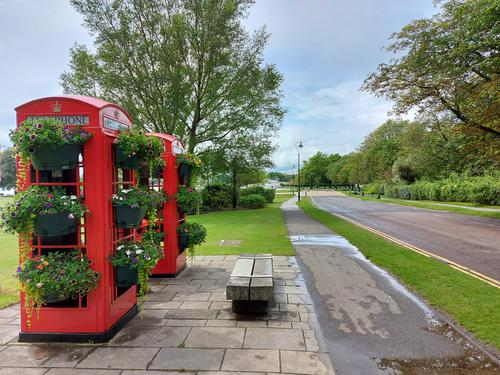
#> input picture images/500-375.jpg, 500 x 375 px
$ python images.py --file images/500-375.jpg   (older library calls are emulated)
#> lines starting #> are read from the running program, lines starting #| are printed output that depends on the picture
#!/usr/bin/env python3
# General purpose libs
import sys
import os

# Used to read the arguments passed using the CLI
import argparse

# Used for Image Scaling
from PIL import Image, ExifTags
from PIL.ExifTags import GPSTAGS

# Used for rendering the html output file.  Jinja2 is used under the hood of Flask, and as it does a nice job, we'll use it again here.
import jinja2

# Used to display the web browser window.
from webbrowser import open_new_tab

def reduceColourDepth(passedInput, passedOutput, passedPaletteData, passedMultipler):
  #Create a reduced colour palette
  palimage = Image.new('P', (16, 16))
  palimage.putpalette(passedPaletteData * passedMultipler)

  #Open the image that we'll be working with
  oldimage = Image.open(passedInput)
  newimage = oldimage.quantize(palette=palimage, dither=True)  #.convert('RGB')

  #Save the new file as a PNG - this will give a more realistic difference in the resultant file sizes.
  newimage.save(passedOutput, format="png")

  returnedValuesWidth = newimage.size[0]
  returnedValuesHeight = newimage.size[1]
  returnedValuesFileSize = os.path.getsize(passedOutput)

  # Close the images
  palimage.close
  oldimage.close
  newimage.close

  return os.path.basename(passedOutput), returnedValuesFileSize, returnedValuesWidth, returnedValuesHeight


def scaleImage(passedInput, passedOutput, width=None, height=None, createFilename=False):
  #Open the image that we'll be working with and get it's existing height and width
  image = Image.open(passedInput)
  w, h = image.size

  # You can specify the width and/or height that you want to scale the image down to
  if width and height:
    max_size = (width, height)
  elif width:
    max_size = (width, h)
  elif height:
    max_size = (w, height)
  else:
    # No width or height specified
    sys.exit("Width or height required!")

  #Now resize the image.  Using the Image.ANTIALIAS flag applies a high quality downsampling filter which results in a better image.
  image.thumbnail(max_size, Image.ANTIALIAS)

  #If we've been asked to (by the setting of createFilename) create the new filename based on the NEW height and width
  if createFilename:
    createdFilename = str(image.size[0]) + "-" + str(image.size[1]) + ".jpg"
    image.save(os.path.join(os.getcwd(), passedOutput, createdFilename))
  else:
    createdFilename = passedOutput
    image.save(passedOutput)

  # Assign Return Values
  returnedValuesWidth = image.size[0]
  returnedValuesHeight = image.size[1]
  returnedValuesFileSize = os.path.getsize(os.path.join(os.getcwd(), passedOutput, createdFilename))

  # Close the image
  image.close

  return createdFilename, returnedValuesFileSize, returnedValuesWidth, returnedValuesHeight


def createDifferentResolutions(passedInput, passedPath):
  # First up, we've created a list of maximum widths that we'd like to create
  widthRanges = (100, 500, 1000, 1500)
  createdImages = {}

  # For each fo those, create a new smaller version of the file using the scaleImage function
  for currentWidth in widthRanges:
    retdFilename, retdFileSize, retdW, retdH = scaleImage(passedInput=passedInput,passedOutput=passedPath,width=currentWidth, createFilename=True)
#> in scaleImage, image is the input picture: PIL image 500x375 RGB; mean R, G, B 128, 126.3, 109.5
#> in scaleImage, `image.thumbnail(max_size, Image.ANTIALIAS)`:
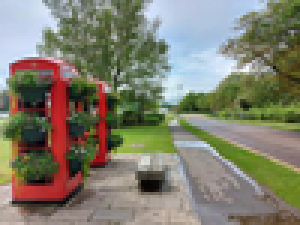
#> image: PIL image 100x75 RGB (shown 3 times larger); mean R, G, B 128.2, 126.5, 109.6
#> retdFilename = '100-75.jpg'; retdFileSize = 3017; retdW = 100; retdH = 75

    createdImages[currentWidth] = {'filename': retdFilename,'filesize': retdFileSize,'width': retdW,'height': retdH}
  return createdImages


def createDifferentColourDepths(passedInput, passedPath):
  tempfilename = os.path.join(os.getcwd(), passedPath, passedInput)
  createdImages = {}

  # This colour palette has only black and white - only one bit per pixel.
  palettedata_1bit = [0,0,0, 255,255,255]

  # 2-bit greyscale, a monochrome 4 colour palette with black, white, dark and then light grey - two bits per pixel.
  palettedata_2bit = [0,0,0, 255,255,255, 102,102,102, 176,176,176]

  # 3-bit, 8 colour palette that has black, white, the three RGB primary colours (red, green and blue) and the correspondent complementary cyan, magenta and yellow.
  palettedata_3bit = [0,0,0, 255,255,255, 255,0,0, 0,255,0, 0,0,255, 255,255,0, 0,255,255, 255,0,255]

  # 4-bit, 16 monocrhome palette that is here just to show how less minimal colour monochrome palettes work
  palettedata_4bit_mono = [0,0,0, 24,24,24, 40,40,40, 56,56,56, 71,71,71, 86,86,86, 100,100,100, 113,113,113, 126,126,126, 140,140,140, 155,155,155, 171,171,171, 189,189,189, 209,209,209, 231,231,231, 255,255,255]

  # 4-bit, 16 colour palette that has many of the colours taken from an early version of Windows.
  palettedata_4bit = [0,0,0, 0,85,0, 0,170,0, 0,255,0, 0,0,255, 0,85,255, 0,170,255, 0,255,255, 255,0,0, 255,85,0, 255,170,0, 255,255,0, 255,0,255, 255,85,255, 255,170,255, 255,255,255]

  # 5-bit, 32 colour palette that I have implemented from the following URL: https://lospec.com/palette-list/cheerful-32
  palettedata_5bit = [14,17,18, 43,45,51, 76,80,89, 138,147,153, 194,201,204, 255,249,242, 102,204,255, 46,138,230, 31,72,153, 23,32,77, 15,77,56, 15,153,49, 22,217,22, 140,255,25, 255,255,77, 255,213,0, 242,121,0, 230,35,0, 179,0,30, 128,13,32, 89,9,36, 51,10,51, 102,10,71, 191,0,111, 255,51,153, 255,128,149, 255,187,153, 230,138,92, 179,83,36, 107,43,21, 64,21,13, 43,15,15]

  # 6-bit, 64 colour palette that I have implemented from the following URL: https://lospec.com/palette-list/endesga-64
  palettedata_6bit = [255,0,64, 19,19,19, 27,27,27, 39,39,39, 61,61,61, 93,93,93, 133,133,133, 180,180,180, 255,255,255, 199,207,221, 146,161,185, 101,115,146, 66,76,110, 42,47,78, 26,25,50, 14,7,27, 28,18,28, 57,31,33, 93,44,40, 138,72,54, 191,111,74, 230,155,105, 246,203,159, 249,230,207, 237,172,80, 224,115,56, 198,68,36, 142,37,29, 255,81,0, 237,118,20, 255,161,20, 255,201,37, 255,235,87, 210,252,126, 154,230,95, 91,197,79, 51,152,75, 30,111,80, 19,76,76, 12,46,68, 0,56,109, 0,105,170, 0,150,220, 0,203,249, 12,243,255, 148,253,255, 253,210,237, 243,137,245, 218,63,253, 121,9,250, 49,3,217, 12,2,147, 3,25,63, 59,20,67, 98,36,97, 147,56,142, 202,82,200, 200,80,134, 246,129,135, 245,85,93, 234,50,60, 196,36,47, 137,30,42, 87,28,39]

  # Create a list for the Fot loop to iterate through.
  colourRanges = [
                    ['1-bit, 2 colour pallette.', 128, tempfilename.replace(".jpg", "-1bit.png"), palettedata_1bit],
                    ['2-bit, 4 colour palette (greyscale).', 64, tempfilename.replace(".jpg", "-2bit.png"), palettedata_2bit],
                    ['3-bit, 8 colour palette.', 32, tempfilename.replace(".jpg", "-3bit.png"), palettedata_3bit],
                    ['4-bit, 16 colour palette.', 16, tempfilename.replace(".jpg", "-4bit.png"), palettedata_4bit],
                    ['4-bit, 16 palette (greyscale).', 16, tempfilename.replace(".jpg", "-4bit-mono.png"), palettedata_4bit_mono],
                    ['5-bit, 32 colour palette.', 8, tempfilename.replace(".jpg", "-5bit.png"), palettedata_5bit],
                    ['6-bit, 64 colour palette.', 4, tempfilename.replace(".jpg", "6-bit.png"), palettedata_6bit]
           ]

  for eachColour in colourRanges:
    retdFilename, retdFileSize, retdW, retdH = reduceColourDepth(tempfilename, eachColour[2], eachColour[3], eachColour[1])
    createdImages[eachColour[0]] = {'filename': retdFilename,'filesize': retdFileSize,'width': retdW,'height': retdH}

  #Add an extra for the original file at end of the list.
  createdImages['24-bit, 16.7 million colour palette.'] = {'filename': tempfilename,'filesize': os.path.getsize(tempfilename),'width': 500,'height': 375}

  return  createdImages


def extractMetaData(passedInput):
  img = Image.open(os.path.join(os.getcwd(), passedInput))
  img_exif = img.getexif()

  exifData = {}
  for tag, value in img_exif.items():
    decodedTag = ExifTags.TAGS.get(tag, tag)
    exifData[decodedTag] = value

  return exifData


def createHTML(passedHtmlPath, passedHtmlFile, passedHtmlTemplate, passedFilename, passedResolutions, passedColourDepths, passedMetaData):

  with open(os.path.join(passedHtmlPath,passedHtmlFile), 'w+', encoding='utf-8') as outputFile:
    title = "Data Representation"
    subs = jinja2.Environment(
                  loader=jinja2.FileSystemLoader('./')
                  ).get_template(passedHtmlTemplate).render(title=title,filename=passedFilename,metadata=passedMetaData,colourdepths=passedColourDepths,resolutions=passedResolutions)

    outputFile.write(subs)

    return passedHtmlFile


# Allow the user to any options via a CLI argument.
parser = argparse.ArgumentParser(description='')
parser.add_argument("--file", default="poole-park.jpg", type=str, help="Input filename - default = poole-park.jpg.")
parser.add_argument("--path", default="images", type=str, help="Output file path - default = images.")
parser.add_argument("--out", default="index.html", type=str, help="Output file - default = index.html.")
parser.add_argument("--template", default="template.html", type=str, help="Output file template file - default = template.html.")

args = parser.parse_args()

if __name__ == '__main__':

  # Create different pixel resolutions of the file.
  createdDifferentResolutions = createDifferentResolutions(args.file, args.path)
#> createdDifferentResolutions = 4 items

  # Create different colour depth versions of the medium size image
  createdDifferentColourDepths = createDifferentColourDepths("500-375.jpg", args.path)
#> in reduceColourDepth, `palimage = Image.new('P', (16, 16))`: palimage: PIL image 16x16 P; every value is 0
#> in reduceColourDepth, `newimage = oldimage.quantize(palette=palimage, dither=True)  #.convert..`:
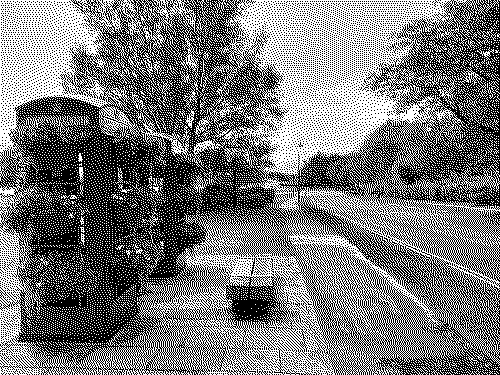
#> newimage: PIL image 500x375 P; 47.4% white in thin lines or dots
#> createdDifferentColourDepths = 8 items

  # Extract some (interesting) metadata from the original file.
  createdMetaData = extractMetaData(args.file)
#> after the loop in extractMetaData, `for tag, value in img_exif.items():`: exifData = 0 items
#> createdMetaData = 0 items

  # Open the HTML output file and display it to the user.
  open_new_tab('file://' + os.getcwd() + '/' + args.path + '/' + createHTML(args.path, args.out, args.template, args.file, createdDifferentResolutions, createdDifferentColourDepths, createdMetaData))
#> (the call stopped at in createHTML, `subs = jinja2.Environment( loader=jinja2.FileSystemLoader('./') ).get_..`: jinja2 is not available in this run)
